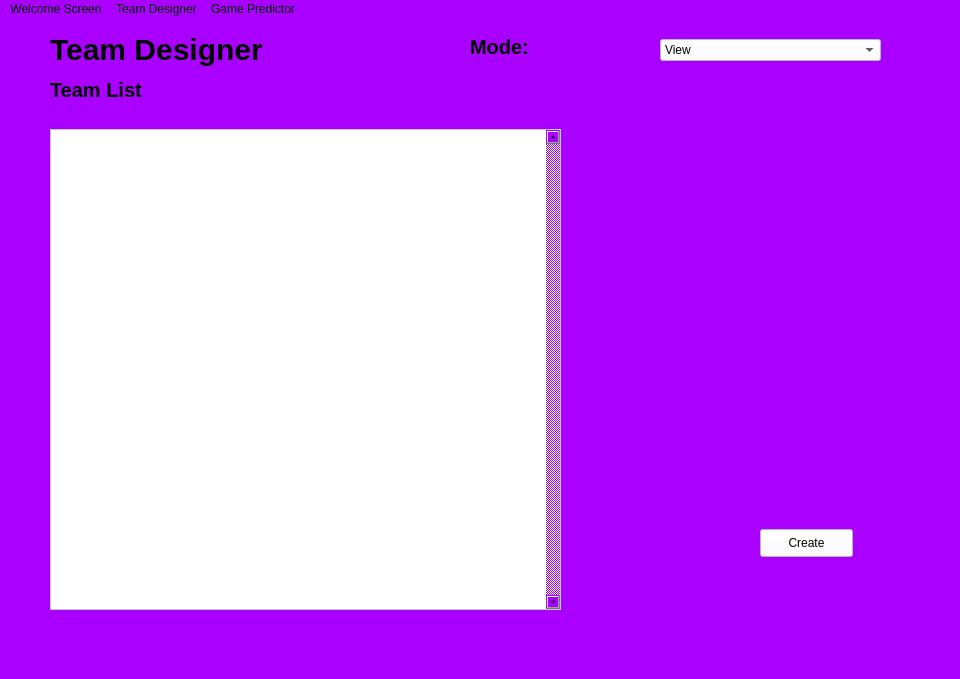
<?xml version="1.0" encoding="UTF-8"?>
<ui version="4.0">
 <class>MainWindow</class>
 <widget class="QMainWindow" name="MainWindow">
  <property name="geometry">
   <rect>
    <x>0</x>
    <y>0</y>
    <width>960</width>
    <height>679</height>
   </rect>
  </property>
  <property name="windowTitle">
   <string>MainWindow</string>
  </property>
  <property name="styleSheet">
   <string notr="true">background-color: rgb(170, 0, 255);</string>
  </property>
  <widget class="QWidget" name="centralwidget">
   <widget class="QLabel" name="Title">
    <property name="geometry">
     <rect>
      <x>50</x>
      <y>10</y>
      <width>241</width>
      <height>41</height>
     </rect>
    </property>
    <property name="styleSheet">
     <string notr="true">font: bold 30px;</string>
    </property>
    <property name="text">
     <string>Team Designer</string>
    </property>
   </widget>
   <widget class="QLabel" name="ModeLabel">
    <property name="geometry">
     <rect>
      <x>470</x>
      <y>20</y>
      <width>81</width>
      <height>16</height>
     </rect>
    </property>
    <property name="styleSheet">
     <string notr="true">font: bold 20px</string>
    </property>
    <property name="text">
     <string>Mode: </string>
    </property>
   </widget>
   <widget class="QComboBox" name="ModeDropdown">
    <property name="geometry">
     <rect>
      <x>660</x>
      <y>20</y>
      <width>221</width>
      <height>22</height>
     </rect>
    </property>
    <property name="styleSheet">
     <string notr="true">background-color: rgb(255, 255, 255);</string>
    </property>
    <item>
     <property name="text">
      <string>View</string>
     </property>
    </item>
    <item>
     <property name="text">
      <string>Create</string>
     </property>
    </item>
    <item>
     <property name="text">
      <string>Delete</string>
     </property>
    </item>
    <item>
     <property name="text">
      <string>Modify</string>
     </property>
    </item>
   </widget>
   <widget class="QLabel" name="TeamListTitle">
    <property name="geometry">
     <rect>
      <x>50</x>
      <y>60</y>
      <width>191</width>
      <height>21</height>
     </rect>
    </property>
    <property name="styleSheet">
     <string notr="true">font: bold 20px;</string>
    </property>
    <property name="text">
     <string>Team List</string>
    </property>
   </widget>
   <widget class="QScrollArea" name="ScrollArea">
    <property name="geometry">
     <rect>
      <x>50</x>
      <y>110</y>
      <width>511</width>
      <height>481</height>
     </rect>
    </property>
    <property name="sizePolicy">
     <sizepolicy hsizetype="Preferred" vsizetype="Preferred">
      <horstretch>0</horstretch>
      <verstretch>0</verstretch>
     </sizepolicy>
    </property>
    <property name="styleSheet">
     <string notr="true">background-color: rgb(255, 255, 255);</string>
    </property>
    <property name="verticalScrollBarPolicy">
     <enum>Qt::ScrollBarAlwaysOn</enum>
    </property>
    <property name="horizontalScrollBarPolicy">
     <enum>Qt::ScrollBarAlwaysOff</enum>
    </property>
    <property name="widgetResizable">
     <bool>true</bool>
    </property>
    <property name="alignment">
     <set>Qt::AlignCenter</set>
    </property>
    <widget class="QWidget" name="scrollAreaWidgetContents">
     <property name="geometry">
      <rect>
       <x>0</x>
       <y>0</y>
       <width>488</width>
       <height>479</height>
      </rect>
     </property>
     <layout class="QVBoxLayout" name="verticalLayout"/>
    </widget>
   </widget>
   <widget class="QPushButton" name="CreateButton">
    <property name="geometry">
     <rect>
      <x>760</x>
      <y>510</y>
      <width>93</width>
      <height>28</height>
     </rect>
    </property>
    <property name="styleSheet">
     <string notr="true">background-color: rgb(255, 255, 255); </string>
    </property>
    <property name="text">
     <string>Create</string>
    </property>
   </widget>
  </widget>
  <widget class="QMenuBar" name="menubar">
   <property name="geometry">
    <rect>
     <x>0</x>
     <y>0</y>
     <width>960</width>
     <height>26</height>
    </rect>
   </property>
   <widget class="QMenu" name="MenuWelcomeScreen">
    <property name="title">
     <string>Welcome Screen</string>
    </property>
   </widget>
   <widget class="QMenu" name="MenuTeamDesigner">
    <property name="title">
     <string>Team Designer</string>
    </property>
   </widget>
   <widget class="QMenu" name="MenuGamePredictor">
    <property name="title">
     <string>Game Predictor</string>
    </property>
   </widget>
   <addaction name="MenuWelcomeScreen"/>
   <addaction name="MenuTeamDesigner"/>
   <addaction name="MenuGamePredictor"/>
  </widget>
  <widget class="QStatusBar" name="statusbar"/>
 </widget>
 <resources/>
 <connections/>
</ui>
